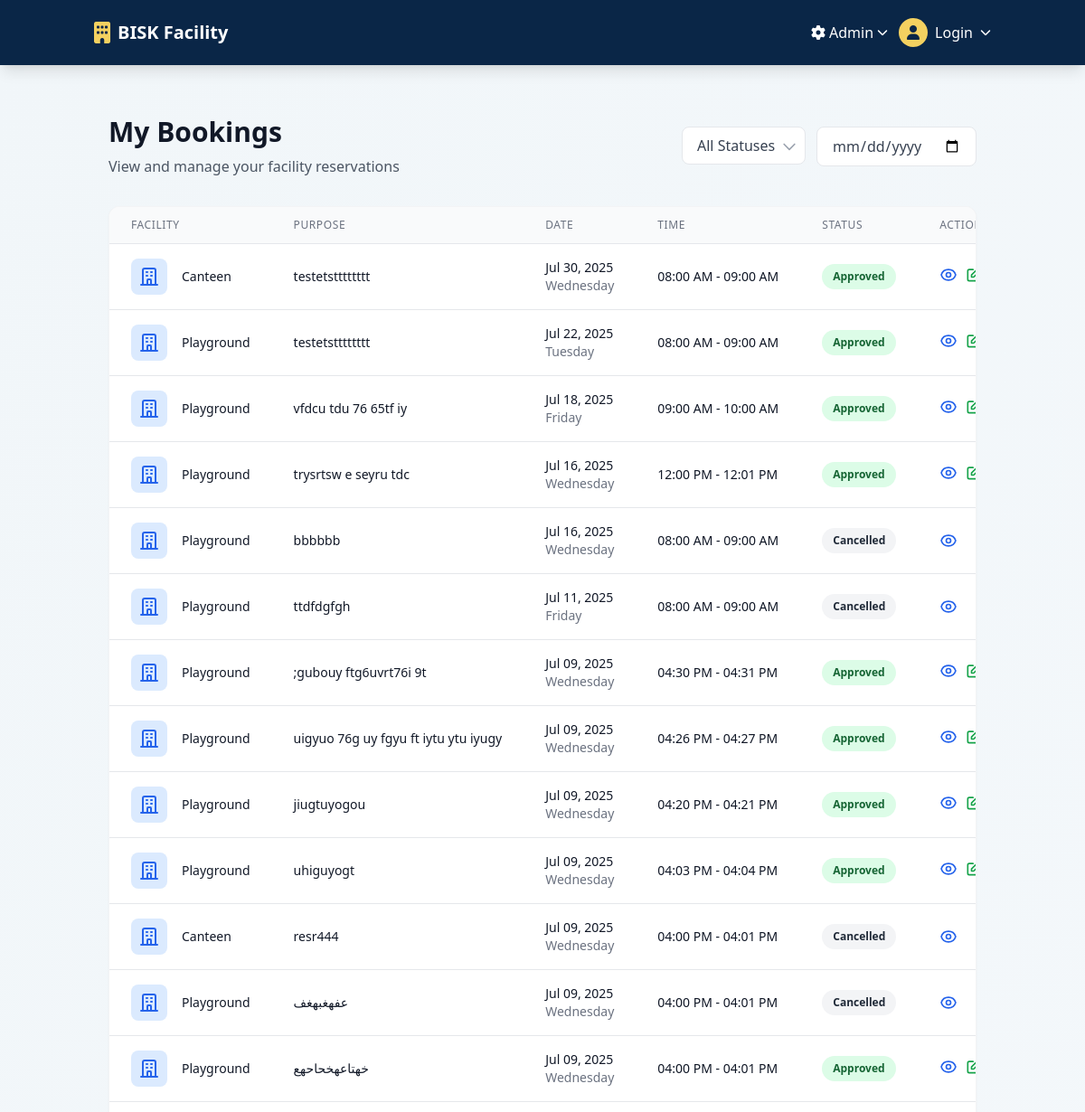
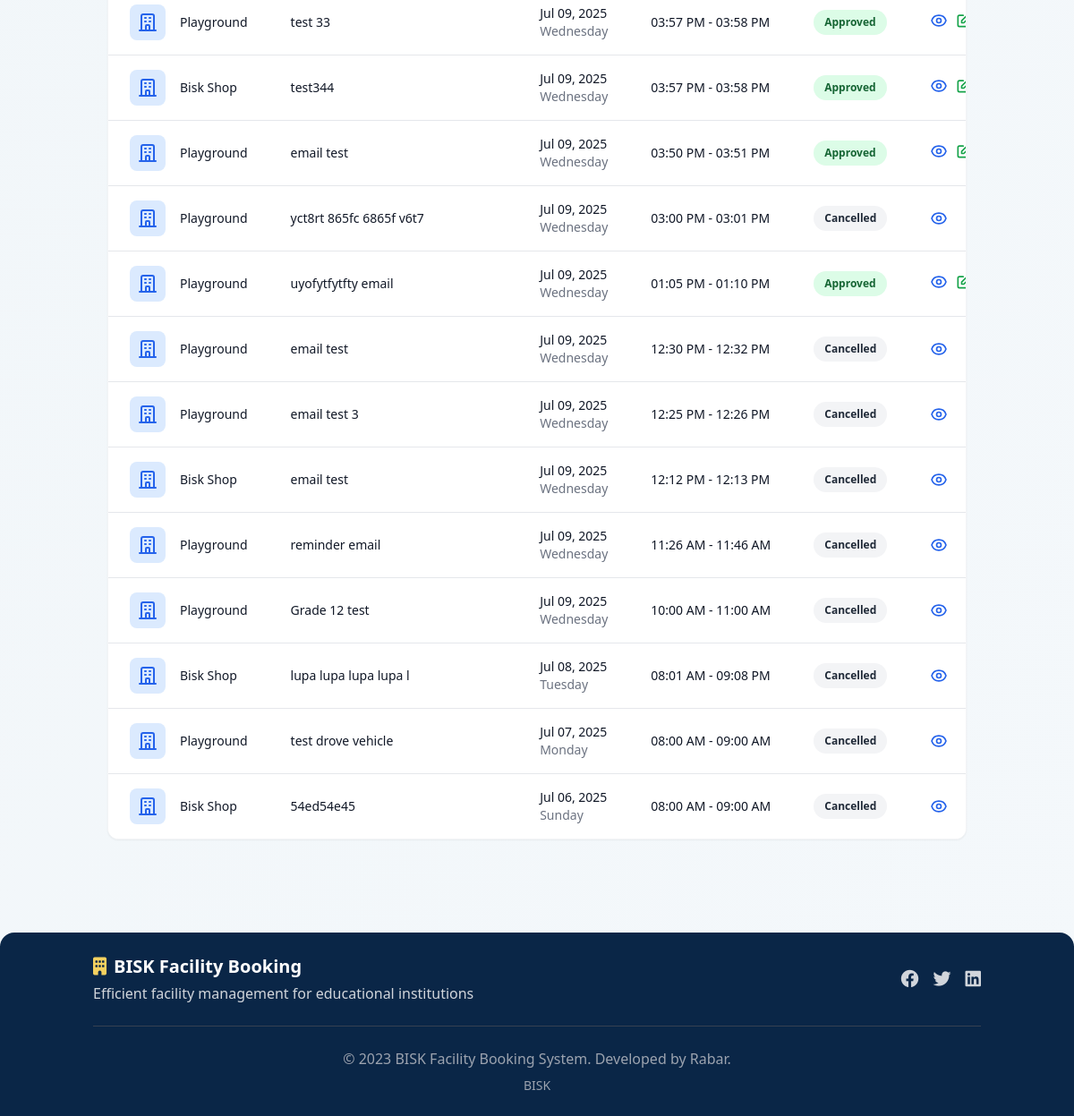
The page /bookings (signed in) on the database its author committed (2 pictures, top to bottom).
### app.py (models this page shows, shortened)
class Booking(db.Model):
    id = db.Column(db.Integer, primary_key=True)
    user_id = db.Column(db.Integer, db.ForeignKey('user.id'), nullable=False)
    facility_id = db.Column(db.Integer, db.ForeignKey('facility.id'), nullable=False)
    date = db.Column(db.Date, nullable=False)
    start_time = db.Column(db.Time, nullable=False)
    end_time = db.Column(db.Time, nullable=False)
    purpose = db.Column(db.String(200))
    status = db.Column(db.String(20), default='approved')
    created_at = db.Column(db.DateTime, default=datetime.utcnow)
    facility = db.relationship('Facility', backref='bookings')

class Facility(db.Model):
    id = db.Column(db.Integer, primary_key=True)
    name = db.Column(db.String(50), unique=True, nullable=False)
    description = db.Column(db.String(200))
    max_capacity = db.Column(db.Integer, nullable=True)
    booking_rules = db.Column(db.Text, nullable=True)

### app.py (the view)
@app.route('/bookings')
@login_required
def view_bookings():
    facility_id = request.args.get('facility_id', type=int)
    date_str = request.args.get('date')
    status = request.args.get('status', 'all')
    query = db.session.query(Booking)
    if facility_id:
        query = query.filter_by(facility_id=facility_id)
    if date_str:
        try:
            date = datetime.strptime(date_str, '%Y-%m-%d').date()
            query = query.filter_by(date=date)
        except ValueError:
            pass
    if status != 'all':
        query = query.filter_by(status=status)
    bookings = query.order_by(Booking.date.desc(), Booking.start_time.desc()).all()
    facilities = db.session.query(Facility).all()
    return render_template('view_bookings.html',
                           bookings=bookings,
                           facilities=facilities,
                           selected_facility=facility_id,
                           selected_date=date_str,
                           selected_status=status)

### app.py (called while the page is built)
def login_required(f):
    @wraps(f)
    def decorated_function(*args, **kwargs):
        if 'user_id' not in session:
            flash('Please log in to access this page', 'danger')
            return redirect(url_for('login'))
        return f(*args, **kwargs)
    return decorated_function

@app.context_processor
def inject_datetime():
    return {'datetime': datetime, 'current_user': g.user}

@app.before_request
def load_user():
    g.user = None
    if 'user_id' in session:
        g.user = db.session.get(User, session['user_id'])

@app.before_request
def check_active_user():
    if request.endpoint in ['login', 'static', 'home']:
        return
    if 'user_id' in session:
        user = db.session.get(User, session['user_id'])
        if user and not user.is_active:
            session.clear()
            flash('Your account has been deactivated', 'danger')
            return redirect(url_for('login'))

### templates/view_bookings.html (shortened to what this page needs)
{% extends "base.html" %}
{% block content %}
<div class="container mx-auto px-4 py-8">
    <div class="max-w-6xl mx-auto">
        <div class="flex flex-col md:flex-row justify-between items-start md:items-center mb-8">
            <div>
                <h1 class="text-3xl font-bold text-gray-900">My Bookings</h1>
                <p class="text-gray-600 mt-2">View and manage your facility reservations</p>
            </div>
            <div class="mt-4 md:mt-0 w-full md:w-auto">
                <div class="grid grid-cols-2 md:flex gap-3">
                    <div class="relative">
                        <select id="status-filter" class="appearance-none bg-white border border-gray-200 rounded-lg px-4 py-2 pr-8 text-gray-700 focus:outline-none focus:ring-2 focus:ring-blue-500 focus:border-blue-500 w-full">
                            <option value="">All Statuses</option>
                        </select>
                        <div class="absolute inset-y-0 right-0 flex items-center pr-2 pointer-events-none">
                        </div>
                    </div>
                    <div class="relative">
                        <input type="date" id="date-filter" class="bg-white border border-gray-200 rounded-lg px-4 py-2 text-gray-700 focus:outline-none focus:ring-2 focus:ring-blue-500 focus:border-blue-500 w-full">
                    </div>
                </div>
            </div>
        </div>
        <div class="bg-white rounded-xl shadow-sm border border-gray-100 overflow-hidden">
            <div class="overflow-x-auto">
                <table class="min-w-full divide-y divide-gray-200">
                    <thead class="bg-gray-50">
                        <tr>
                            <th scope="col" class="px-6 py-3 text-left text-xs font-medium text-gray-500 uppercase tracking-wider">Facility</th>
                            <th scope="col" class="px-6 py-3 text-left text-xs font-medium text-gray-500 uppercase tracking-wider">Purpose</th>
                            <th scope="col" class="px-6 py-3 text-left text-xs font-medium text-gray-500 uppercase tracking-wider">Date</th>
                            <th scope="col" class="px-6 py-3 text-left text-xs font-medium text-gray-500 uppercase tracking-wider">Time</th>
                            <th scope="col" class="px-6 py-3 text-left text-xs font-medium text-gray-500 uppercase tracking-wider">Status</th>
                            {% if current_user.is_admin %}
                            <th scope="col" class="px-6 py-3 text-left text-xs font-medium text-gray-500 uppercase tracking-wider">Actions</th>
                            {% endif %}
                        </tr>
                    </thead>
                    <tbody class="bg-white divide-y divide-gray-200">
                        {% if bookings %}
                            {% for booking in bookings %}
                            <tr class="booking-row hover:bg-gray-50 transition-colors duration-150"
                                data-status="{{ booking.status }}"
                                data-date="{{ booking.date.strftime('%Y-%m-%d') }}">
                                <td class="px-6 py-4 whitespace-nowrap">
                                    <div class="flex items-center">
                                        <div class="flex-shrink-0 h-10 w-10 bg-blue-100 rounded-lg flex items-center justify-center">
                                        </div>
                                        <div class="ml-4">
                                            <div class="text-sm font-medium text-gray-900">{{ booking.facility.name }}</div>
                                        </div>
                                    </div>
                                </td>
                                <td class="px-6 py-4 whitespace-nowrap">
                                    <div class="text-sm text-gray-900">{{ booking.purpose }}</div>
                                </td>
                                <td class="px-6 py-4 whitespace-nowrap">
                                    <div class="text-sm text-gray-900">{{ booking.date.strftime('%b %d, %Y') }}</div>
                                    <div class="text-sm text-gray-500">{{ booking.date.strftime('%A') }}</div>
                                </td>
                                <td class="px-6 py-4 whitespace-nowrap">
                                    <div class="text-sm text-gray-900">
                                        {{ booking.start_time.strftime('%I:%M %p') }} - {{ booking.end_time.strftime('%I:%M %p') }}
                                    </div>
                                </td>
                                <td class="px-6 py-4 whitespace-nowrap">
                                    <span class="px-3 py-1 inline-flex text-xs leading-5 font-semibold rounded-full
                                        {% if booking.status == 'approved' %}bg-green-100 text-green-800
                                        {% elif booking.status == 'pending' %}bg-yellow-100 text-yellow-800
                                        {% elif booking.status == 'rejected' %}bg-red-100 text-red-800
                                        {% else %}bg-gray-100 text-gray-800{% endif %}">
                                        {{ booking.status|capitalize }}
                                    </span>
                                </td>
                                {% if current_user.is_admin %}
                                <td class="px-6 py-4 whitespace-nowrap text-sm text-gray-500">
                                    <div class="flex space-x-2">
                                        <a href="{{ url_for('view_booking', booking_id=booking.id) }}"
                                           class="text-blue-600 hover:text-blue-900 transition-colors">
                                        </a>
                                        {% if booking.status in ['pending', 'approved'] %}
                                        <a href="{{ url_for('edit_booking', booking_id=booking.id) }}"
                                           class="text-green-600 hover:text-green-900 transition-colors">
                                            <svg class="w-5 h-5" fill="none" stroke="currentColor" viewBox="0 0 24 24" xmlns="http://www.w3.org/2000/svg">
                                                <path stroke-linecap="round" stroke-linejoin="round" stroke-width="2" d="M11 5H6a2 2 0 00-2 2v11a2 2 0 002 2h11a2 2 0 002-2v-5m-1.414-9.414a2 2 0 112.828 2.828L11.828 15H9v-2.828l8.586-8.586z"></path>
                                            </svg>
                                        </a>
                                        {% endif %}
                                    </div>
                                </td>
                                {% endif %}
                            </tr>
                            {% endfor %}
                        {% endif %}
                    </tbody>
                </table>
            </div>
        </div>
    </div>
</div>
{% endblock %}

### templates/base.html (shortened to what this page needs)
<!DOCTYPE html>
<html lang="en">
<head>
    <script src="https://cdn.tailwindcss.com"></script>
    <link rel="stylesheet" href="https://cdnjs.cloudflare.com/ajax/libs/font-awesome/6.4.0/css/all.min.css">
    <link href="https://cdn.jsdelivr.net/npm/fullcalendar@5.11.3/main.min.css" rel="stylesheet">
    <link href="https://cdn.jsdelivr.net/npm/tailwindcss@2.2.19/dist/tailwind.min.css" rel="stylesheet">
    <link rel="stylesheet" href="{{ url_for('static', filename='css/style.css') }}">
</head>
<body class="bg-gray-50 min-h-screen flex flex-col">
    <nav class="bg-primaryDark text-white shadow-lg">
        <div class="container mx-auto px-4">
            <div class="flex justify-between items-center py-4">
                <div class="flex items-center space-x-3">
                    <a href="{{ url_for('home') }}" class="flex items-center">
                        <i class="fas fa-building text-accent text-2xl mr-2"></i>
                        <span class="text-xl font-bold">BISK Facility</span>
                    </a>
                </div>
                {% if current_user.is_admin %}
                <div class="group relative ml-auto">
                    <button class="hover:text-accent transition-colors flex items-center py-2 px-3">
                        <i class="fas fa-cog mr-1"></i> Admin
                        <i class="fas fa-chevron-down ml-1 text-xs"></i>
                    </button>
                    <div class="absolute right-0 pt-2 w-48">
                    </div>
                </div>
                {% endif %}
                <div class="flex items-center space-x-4">
                    <div class="group relative">
                        <button class="flex items-center space-x-2">
                            <div class="bg-accent text-primaryDark rounded-full w-8 h-8 flex items-center justify-center font-semibold">
                                {% if current_user.is_authenticated %}
                                    {{ current_user.username[0]|upper }}
                                {% else %}
                                    <i class="fas fa-user"></i>
                                {% endif %}
                            </div>
                            <span class="hidden md:inline">
                                {% if current_user.is_authenticated %}
                                    {{ current_user.username }}
                                {% else %}
                                    Login
                                {% endif %}
                            </span>
                            <i class="fas fa-chevron-down text-xs"></i>
                        </button>
                    </div>
                </div>
            </div>
        </div>
    </nav>
    <main class="flex-grow container mx-auto px-4 py-6">
        {% block content %}{% endblock %}
    </main>
    <footer class="bg-primaryDark text-white py-6">
        <div class="container mx-auto px-4">
            <div class="flex flex-col md:flex-row justify-between items-center">
                <div class="mb-4 md:mb-0">
                    <h3 class="text-xl font-bold flex items-center">
                        <i class="fas fa-building mr-2 text-accent"></i> BISK Facility Booking
                    </h3>
                    <p class="text-gray-300 mt-1">Efficient facility management for educational institutions</p>
                </div>
                <div class="flex space-x-4">
                    <a href="#" class="text-gray-300 hover:text-white">
                        <i class="fab fa-facebook text-xl"></i>
                    </a>
                    <a href="#" class="text-gray-300 hover:text-white">
                        <i class="fab fa-twitter text-xl"></i>
                    </a>
                    <a href="#" class="text-gray-300 hover:text-white">
                        <i class="fab fa-linkedin text-xl"></i>
                    </a>
                </div>
            </div>
            <div class="border-t border-gray-700 mt-6 pt-6 text-center text-gray-400">
                <p>&copy; 2023 BISK Facility Booking System. Developed by Rabar.</p>
                <p class="mt-2 text-sm">
                    <a href="#" class="hover:text-white">BISK</a>
                </p>
            </div>
        </div>
    </footer>
</body>
</html>

### static/css/style.css (style rules this page uses)
:root { --primary: #205295; --primary-dark: #0A2647; --secondary: #F1F6F9; --accent: #F4D160; --danger: #E94560; --success: #4CAF50; --info: #2196F3; --warning: #FF9800; --white: #fff; --gray: #bfc9d1; --light-bg: #f4f8fb; }
body { background: linear-gradient(120deg, var(--secondary) 0%, var(--light-bg) 100%); font-family: 'Segoe UI', Tahoma, Geneva, Verdana, sans-serif; color: var(--primary-dark); }
footer { background: var(--primary-dark); color: var(--white); text-align: center; padding: 1em 0; border-radius: 16px 16px 0 0; margin-top: 3rem; font-size: 1rem; }

### templates/view_bookings.html (style rules this page uses)
.booking-row { transition: background-color 0.2s ease; }

### rows shown on the page
Booking: facility.name "Canteen", purpose "testetstttttttt", date "Jul 30, 2025", date "Wednesday", start_time "08:00 AM", end_time "09:00 AM", status "Approved"
Booking: facility.name "Playground", purpose "testetstttttttt", date "Jul 22, 2025", date "Tuesday", start_time "08:00 AM", end_time "09:00 AM", status "Approved"
Booking: facility.name "Playground", purpose "vfdcu tdu 76 65tf iy", date "Jul 18, 2025", date "Friday", start_time "09:00 AM", end_time "10:00 AM", status "Approved"
Booking: facility.name "Playground", purpose "trysrtsw e seyru tdc", date "Jul 16, 2025", date "Wednesday", start_time "12:00 PM", end_time "12:01 PM", status "Approved"
Booking: facility.name "Playground", purpose "bbbbbb", date "Jul 16, 2025", date "Wednesday", start_time "08:00 AM", end_time "09:00 AM", status "Cancelled"
Booking: facility.name "Playground", purpose "ttdfdgfgh", date "Jul 11, 2025", date "Friday", start_time "08:00 AM", end_time "09:00 AM", status "Cancelled"
Booking: facility.name "Playground", purpose ";gubouy ftg6uvrt76i 9t", date "Jul 09, 2025", date "Wednesday", start_time "04:30 PM", end_time "04:31 PM", status "Approved"
Booking: facility.name "Playground", purpose "uigyuo 76g uy fgyu ft iytu ytu iyugy", date "Jul 09, 2025", date "Wednesday", start_time "04:26 PM", end_time "04:27 PM", status "Approved"
Booking: facility.name "Playground", purpose "jiugtuyogou", date "Jul 09, 2025", date "Wednesday", start_time "04:20 PM", end_time "04:21 PM", status "Approved"
Booking: facility.name "Playground", purpose "uhiguyogt", date "Jul 09, 2025", date "Wednesday", start_time "04:03 PM", end_time "04:04 PM", status "Approved"
Booking: facility.name "Canteen", purpose "resr444", date "Jul 09, 2025", date "Wednesday", start_time "04:00 PM", end_time "04:01 PM", status "Cancelled"
Booking: facility.name "Playground", purpose "عفهغبهغف", date "Jul 09, 2025", date "Wednesday", start_time "04:00 PM", end_time "04:01 PM", status "Cancelled"
Booking: facility.name "Playground", purpose "خهتاعهخحاحهع", date "Jul 09, 2025", date "Wednesday", start_time "04:00 PM", end_time "04:01 PM", status "Approved"
Booking: facility.name "Playground", purpose "test 33", date "Jul 09, 2025", date "Wednesday", start_time "03:57 PM", end_time "03:58 PM", status "Approved"
Booking: facility.name "Bisk Shop", purpose "test344", date "Jul 09, 2025", date "Wednesday", start_time "03:57 PM", end_time "03:58 PM", status "Approved"
Booking: facility.name "Playground", purpose "email test", date "Jul 09, 2025", date "Wednesday", start_time "03:50 PM", end_time "03:51 PM", status "Approved"
Booking: facility.name "Playground", purpose "yct8rt 865fc 6865f v6t7", date "Jul 09, 2025", date "Wednesday", start_time "03:00 PM", end_time "03:01 PM", status "Cancelled"
Booking: facility.name "Playground", purpose "uyofytfytfty email", date "Jul 09, 2025", date "Wednesday", start_time "01:05 PM", end_time "01:10 PM", status "Approved"
Booking: facility.name "Playground", purpose "email test", date "Jul 09, 2025", date "Wednesday", start_time "12:30 PM", end_time "12:32 PM", status "Cancelled"
Booking: facility.name "Playground", purpose "email test 3", date "Jul 09, 2025", date "Wednesday", start_time "12:25 PM", end_time "12:26 PM", status "Cancelled"
Booking: facility.name "Bisk Shop", purpose "email test", date "Jul 09, 2025", date "Wednesday", start_time "12:12 PM", end_time "12:13 PM", status "Cancelled"
Booking: facility.name "Playground", purpose "reminder email", date "Jul 09, 2025", date "Wednesday", start_time "11:26 AM", end_time "11:46 AM", status "Cancelled"
Booking: facility.name "Playground", purpose "Grade 12 test", date "Jul 09, 2025", date "Wednesday", start_time "10:00 AM", end_time "11:00 AM", status "Cancelled"
Booking: facility.name "Bisk Shop", purpose "lupa lupa lupa lupa l", date "Jul 08, 2025", date "Tuesday", start_time "08:01 AM", end_time "09:08 PM", status "Cancelled"
Booking: facility.name "Playground", purpose "test drove vehicle", date "Jul 07, 2025", date "Monday", start_time "08:00 AM", end_time "09:00 AM", status "Cancelled"
Booking: facility.name "Bisk Shop", purpose "54ed54e45", date "Jul 06, 2025", date "Sunday", start_time "08:00 AM", end_time "09:00 AM", status "Cancelled"
